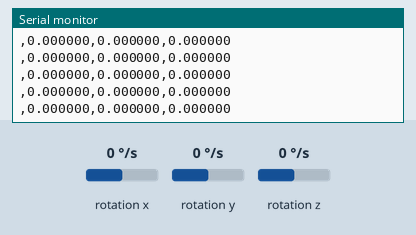
This sketch was run on a simulated Arduino Nano 33 IoT. Parts: the last lines printed to the serial monitor. Inputs (shaded band) come from the test bench; at power-on: rotation x 0 °/s, rotation y 0 °/s, rotation z 0 °/s.

Above: at 1.7 s.
1.8 s: rotation x set to -192 °/s
At 2.7 s:
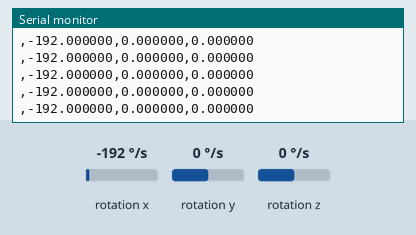
3.3 s: rotation y set to -192 °/s
At 3.9 s:
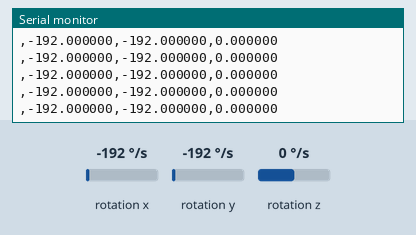
4.8 s: rotation z set to -192 °/s
At 5.3 s:
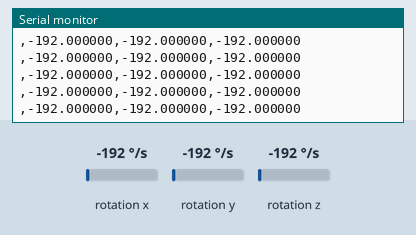

Measured:
- after the input at 1.8 s, the serial monitor: prints a new line at once (image 1)
- after the input at 3.3 s, the serial monitor: prints a new line at once (image 2)
- after the input at 4.8 s, the serial monitor: prints a new line at once (image 3)

The sketch:

nano33_gyro_logger.ino
```cpp
#include <Arduino_LSM6DS3.h>

// Target sampling period in milliseconds (e.g., 20 ms -> ~50 Hz)
const unsigned long SAMPLE_PERIOD_MS = 20;

void setup() {
  Serial.begin(115200);
  while (!Serial) { ; } // Wait for Serial

  if (!IMU.begin()) {
    Serial.println("ERROR: Failed to initialize IMU (LSM6DS3).");
    while (true) { delay(1000); }
  }

  Serial.println("# nano33_gyro_logger started");
  Serial.print("# Gyro sample rate (Hz): ");
  Serial.println(IMU.gyroscopeSampleRate());

  // Optional: stabilize
  delay(500);
}

void loop() {
  static unsigned long last = 0;
  unsigned long now = millis();
  if (now - last < SAMPLE_PERIOD_MS) return;
  last = now;

  float gx, gy, gz;
  if (IMU.gyroscopeAvailable()) {
    IMU.readGyroscope(gx, gy, gz);
    Serial.print(",");
    Serial.print(gx, 6); Serial.print(",");
    Serial.print(gy, 6); Serial.print(",");
    Serial.println(gz, 6);
  }
}
```
